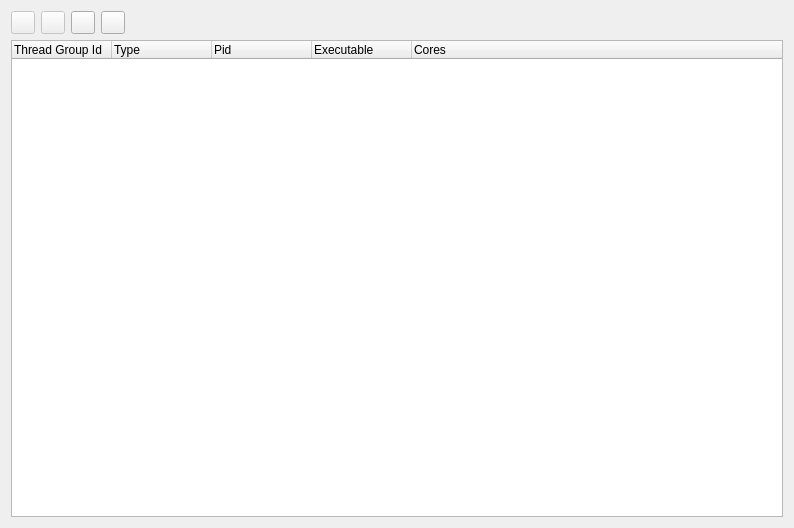
<?xml version="1.0" encoding="UTF-8"?>
<ui version="4.0">
 <class>SeerThreadGroupsBrowserWidgetForm</class>
 <widget class="QWidget" name="SeerThreadGroupsBrowserWidgetForm">
  <property name="geometry">
   <rect>
    <x>0</x>
    <y>0</y>
    <width>794</width>
    <height>528</height>
   </rect>
  </property>
  <property name="windowTitle">
   <string>Form</string>
  </property>
  <layout class="QGridLayout" name="gridLayout">
   <item row="0" column="0">
    <layout class="QHBoxLayout" name="horizontalLayout">
     <item>
      <widget class="QToolButton" name="gdbRunToolButton">
       <property name="enabled">
        <bool>false</bool>
       </property>
       <property name="toolTip">
        <string>Run selected inferiors again. Do not break in &quot;main&quot;.</string>
       </property>
       <property name="text">
        <string/>
       </property>
       <property name="icon">
        <iconset resource="resource.qrc">
         <normaloff>:/seer/resources/RelaxLightIcons/debug-run.svg</normaloff>:/seer/resources/RelaxLightIcons/debug-run.svg</iconset>
       </property>
      </widget>
     </item>
     <item>
      <widget class="QToolButton" name="gdbStartToolButton">
       <property name="enabled">
        <bool>false</bool>
       </property>
       <property name="toolTip">
        <string>Run selected inferiors again. Break in &quot;main&quot;.</string>
       </property>
       <property name="text">
        <string/>
       </property>
       <property name="icon">
        <iconset resource="resource.qrc">
         <normaloff>:/seer/resources/RelaxLightIcons/debug-run.svg</normaloff>:/seer/resources/RelaxLightIcons/debug-run.svg</iconset>
       </property>
      </widget>
     </item>
     <item>
      <widget class="QToolButton" name="gdbContinueToolButton">
       <property name="toolTip">
        <string>Continue execution of selected inferiors.</string>
       </property>
       <property name="text">
        <string/>
       </property>
       <property name="icon">
        <iconset resource="resource.qrc">
         <normaloff>:/seer/resources/RelaxLightIcons/debug-execute-from-cursor.svg</normaloff>:/seer/resources/RelaxLightIcons/debug-execute-from-cursor.svg</iconset>
       </property>
      </widget>
     </item>
     <item>
      <widget class="QToolButton" name="gdbInterruptToolButton">
       <property name="toolTip">
        <string>Interrupt execution of selected inferiors.</string>
       </property>
       <property name="text">
        <string/>
       </property>
       <property name="icon">
        <iconset resource="resource.qrc">
         <normaloff>:/seer/resources/thenounproject/stop.svg</normaloff>:/seer/resources/thenounproject/stop.svg</iconset>
       </property>
      </widget>
     </item>
     <item>
      <spacer name="horizontalSpacer">
       <property name="orientation">
        <enum>Qt::Horizontal</enum>
       </property>
       <property name="sizeHint" stdset="0">
        <size>
         <width>40</width>
         <height>20</height>
        </size>
       </property>
      </spacer>
     </item>
    </layout>
   </item>
   <item row="1" column="0">
    <widget class="QTreeWidget" name="groupTreeWidget">
     <property name="selectionMode">
      <enum>QAbstractItemView::ExtendedSelection</enum>
     </property>
     <property name="columnCount">
      <number>5</number>
     </property>
     <column>
      <property name="text">
       <string>Thread Group Id</string>
      </property>
     </column>
     <column>
      <property name="text">
       <string>Type</string>
      </property>
     </column>
     <column>
      <property name="text">
       <string>Pid</string>
      </property>
     </column>
     <column>
      <property name="text">
       <string>Executable</string>
      </property>
     </column>
     <column>
      <property name="text">
       <string>Cores</string>
      </property>
     </column>
    </widget>
   </item>
  </layout>
 </widget>
 <resources>
  <include location="resource.qrc"/>
 </resources>
 <connections/>
</ui>
